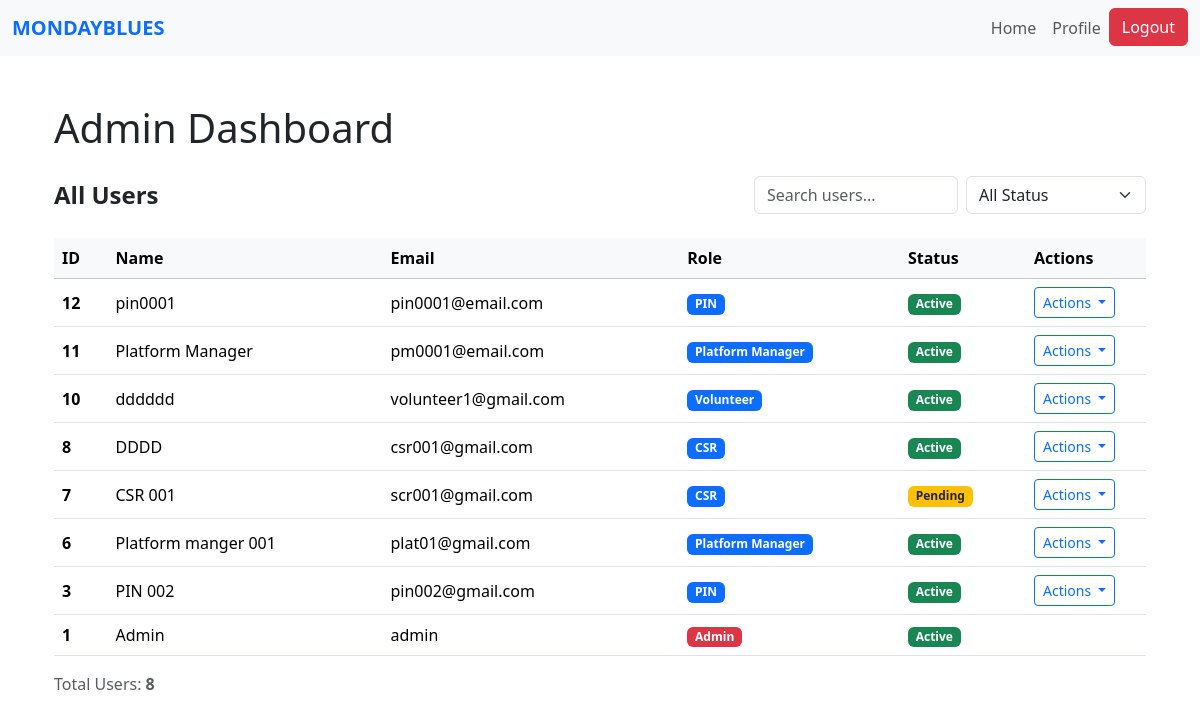
The page /admin (signed in) on the database its author committed.
### website/models.py (models this page shows)
class User(db.Model, UserMixin):
    id = db.Column(db.Integer, primary_key=True)
    name = db.Column(db.String(150))
    email = db.Column(db.String(150), unique=True)
    password = db.Column(db.String(150))
    date_created = db.Column(db.DateTime(timezone=True), default=func.now())
    role = db.Column(db.String(50), default='PIN')
    status = db.Column(db.String(20), default='Pending')  # Pending, Approved, Suspended

### website/admin.py (the view)
@admin.route('/admin')
@login_required
def dashboard():
    users = User.query.order_by(User.date_created.desc()).all()
    return render_template("admin_dashboard.html", users=users)

### website/templates/admin_dashboard.html (shortened to what this page needs)
{% extends "base.html" %}
{% block content %}
<div class="container mt-5">
    <h1 class="mb-4">Admin Dashboard</h1>
    <div class="user-management">
        <div class="d-flex justify-content-between align-items-center mb-4 flex-wrap gap-3">
            <h4 class="fw-bold mb-0">All Users</h4>
            <div class="d-flex flex align-items-center gap-2">
                <input type="text"
                       class="form-control"
                       placeholder="Search users..."
                       id="searchInput"
                       style="max-width: 250px;">
                <select class="form-select" id="statusFilter" style="max-width: 180px;">
                    <option value="">All Status</option>
                </select>
            </div>
        </div>
        <div class="table-container position-relative">
            <table class="table align-middle table-hover">
                <thead class="table-light sticky-top">
                    <tr>
                        <th>ID</th>
                        <th>Name</th>
                        <th>Email</th>
                        <th>Role</th>
                        <th>Status</th>
                        <th style="width: 120px;">Actions</th>
                    </tr>
                </thead>
                <tbody>
                    {% if users and users|length > 0 %}
                        {% for user in users %}
                        <tr>
                            <td><strong>{{ user.id }}</strong></td>
                            <td>{{ user.name }}</td>
                            <td>{{ user.email }}</td>
                            <td>
                                {% if user.role == 'Admin' %}
                                    <span class="badge bg-danger">{{ user.role }}</span>
                                {% else %}
                                    <span class="badge bg-primary">{{ user.role }}</span>
                                {% endif %}
                            </td>
                            <td>
                                {% if user.status == 'Active' %}
                                    <span class="badge bg-success">Active</span>
                                {% elif user.status == 'Pending' %}
                                    <span class="badge bg-warning text-dark">Pending</span>
                                {% elif user.status == 'Suspended' %}
                                    <span class="badge bg-danger">Suspended</span>
                                {% endif %}
                            </td>
                            <td>
                                {% if user.role != "Admin" %}
                                <div class="dropdown position-static">
                                    <button class="btn btn-outline-primary btn-sm dropdown-toggle"
                                            type="button"
                                            id="actionDropdown{{ user.id }}"
                                            data-bs-toggle="dropdown"
                                            aria-expanded="false">
                                        Actions
                                    </button>
                                </div>
                                {% endif %}
                            </td>
                        </tr>
                        {% endfor %}
                    {% endif %}
                </tbody>
            </table>
        </div>
        {% if users and users|length > 0 %}
        <div class="mt-3 text-muted">
            Total Users: <strong>{{ users|length }}</strong>
        </div>
        {% endif %}
    </div>
</div>
{% endblock %}

### rows shown on the page
User: id "12", name "pin0001", email "pin0001@email.com", role "PIN", status "Active"
User: id "11", name "Platform Manager", email "pm0001@email.com", role "Platform Manager", status "Active"
User: id "10", name "dddddd", email "volunteer1@gmail.com", role "Volunteer", status "Active"
User: id "8", name "DDDD", email "csr001@gmail.com", role "CSR", status "Active"
User: id "7", name "CSR 001", email "scr001@gmail.com", role "CSR", status "Pending"
User: id "6", name "Platform manger 001", email "plat01@gmail.com", role "Platform Manager", status "Active"
User: id "3", name "PIN 002", email "pin002@gmail.com", role "PIN", status "Active"
User: id "1", name "Admin", email "admin", role "Admin", status "Active"

### other values the page prints
{{ users|length }} "8"
